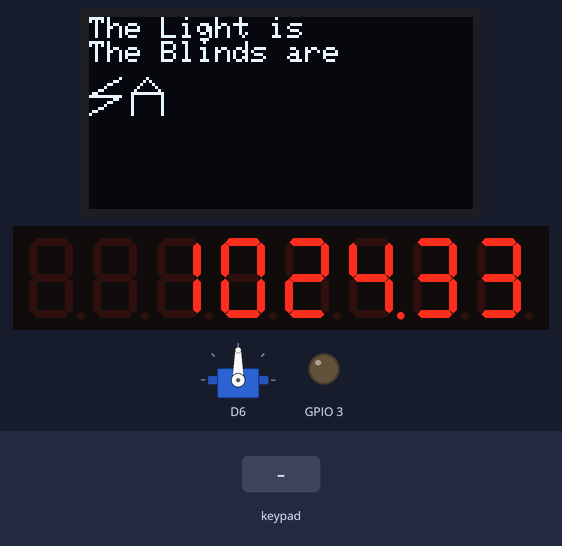
Bench run of a sketch on a simulated ESP8266 (Wemos D1 mini). On the bench: servo, 128×64 one-colour display, 8-digit seven-segment display, output pins drawn as LEDs (lit = HIGH). Inputs (shaded band) come from the test bench. The display library's start-up logo is not drawn; the local clock reads 2024-03-15 10:24:30 at power-on unless the sketch sets it; what the sketch prints to the serial monitor is not drawn.

Above: at 3.2 s.
3.3 s: keypad keys 1 2 pressed 0.4 s apart
At 4.6 s:
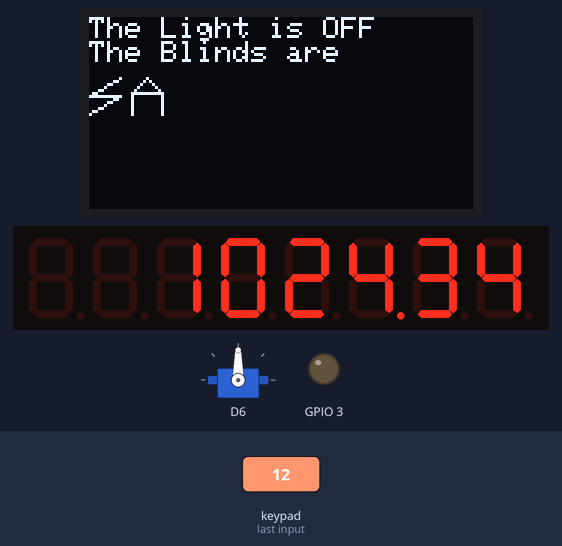
5.6 s: key '3' pressed
At 6.7 s:
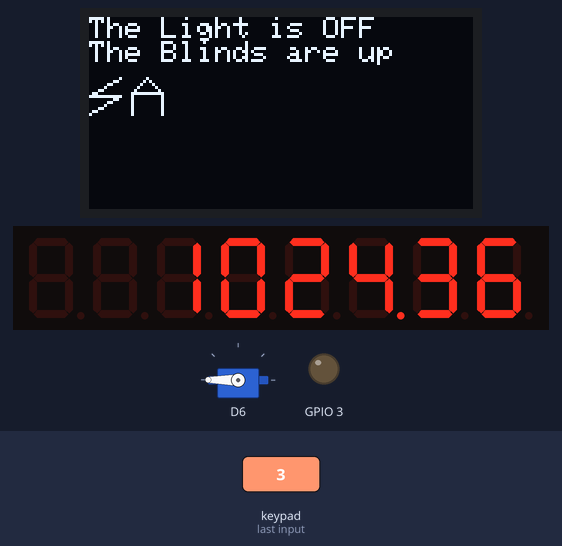
8.6 s: key '1' pressed
At 9.5 s:
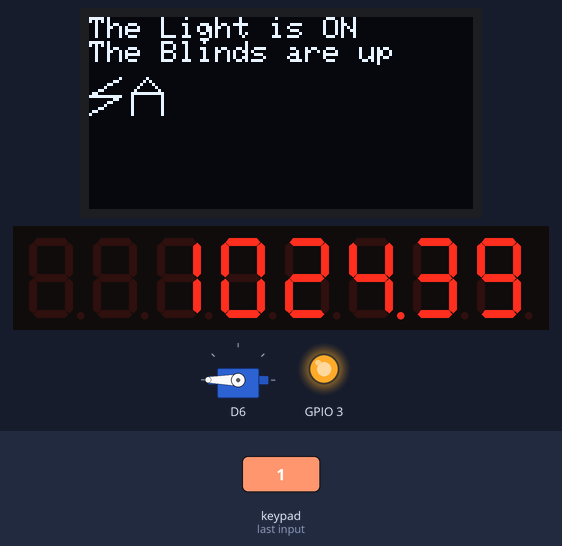
11.6 s: key '4' pressed
At 13.8 s:
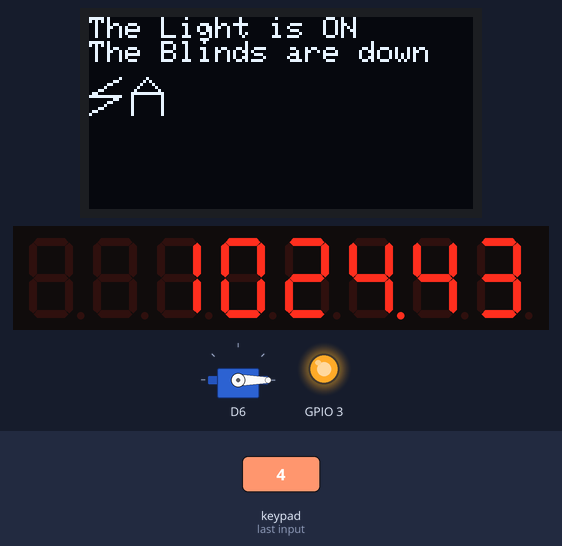
14.6 s: keypad keys 2 5 pressed 0.4 s apart
At 15.8 s:
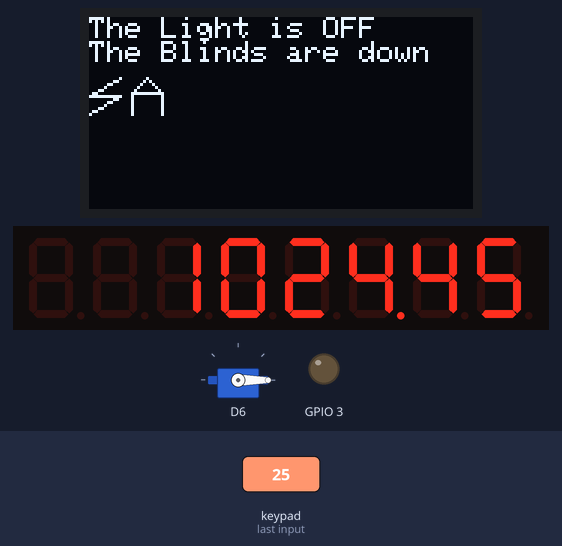
18.4 s: keypad keys 1 2 pressed 0.4 s apart
At 20.8 s:
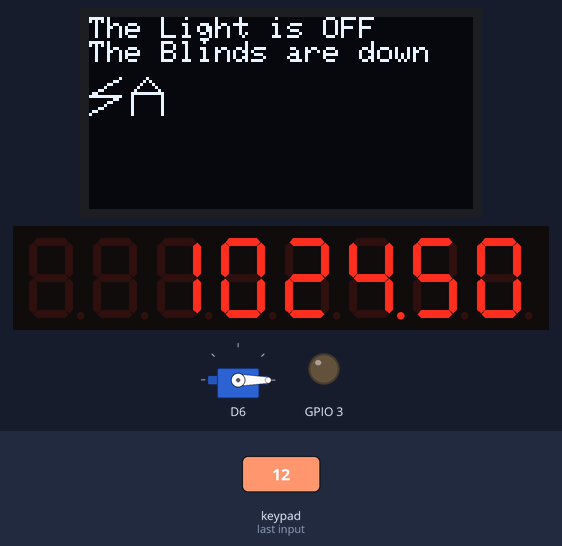
Timing chart, 0 to 21.7 s (numbered marks = the images above; inputs shaded):
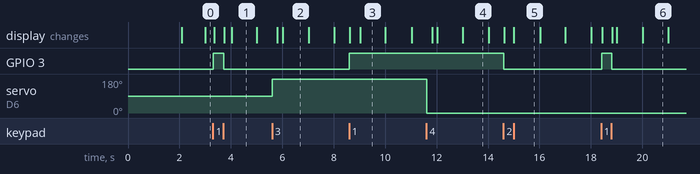

Measured:
- after the input at 3.3 s, GPIO 3: LOW → HIGH at once, → LOW 0.39 s later; the display: first changes after 0.05 s (image 1 shows a later state)
- after the input at 5.6 s, servo on D6: 90° → 180° at once; the display: first changes after 0.21 s (image 2 shows a later state)
- after the input at 8.6 s, GPIO 3: LOW → HIGH at once; the display: first changes at once (image 3 shows a later state)
- after the input at 11.6 s, servo on D6: 180° → 0° at once; the display: first changes after 0.22 s (image 4 shows a later state)
- after the input at 14.6 s, GPIO 3: HIGH → LOW at once; the display: first changes at once (image 5 shows a later state)
- after the input at 18.4 s, GPIO 3: LOW → HIGH at once, → LOW 0.39 s later; the display: first changes at once (image 6 shows a later state)
- what the display in image 1 shows lasts 1.0 s, from 4.0 s to 5.0 s

The sketch:

SmartHomeFinal.ino
```cpp
//sHome by Nick Potiriadis

//Blinds Initialization
#include <Servo.h>
Servo myservo;
//Blinds Initialization

//OLED screen initialization
#include <Streaming.h>
#include <iomanip>
// -- OLED -------
#include <Adafruit_GFX.h>
#include <Adafruit_SSD1306.h>
// OLED i2c
#define OLED_RESET -1
#define SDA D4; // Used by the default Wire constructor
// (called from Adafruit_SSD1306 default constructor)
#define SCL D3; // Need to overide defaults for
// **** original Wemos D1 board *****
#define OLED_SCREEN_I2C_ADDRESS 0x3C
Adafruit_SSD1306 display(OLED_RESET);
//OLED screen initialization

//Clock and button initialization
#include <DS1302.h>
#include <TM1638.h>
#define DS1302_SCLK_PIN D10 // Arduino pin for the Serial Clock
#define DS1302_IO_PIN D2 // Arduino pin for the Data I/O
#define DS1302_CE_PIN D4 // Arduino pin for the Chip Enable AKA rst
DS1302 rtc(DS1302_CE_PIN, DS1302_IO_PIN, DS1302_SCLK_PIN );
#define TM1638_DIO D11
#define TM1638_CLK D6
#define TM1638_STB D5
TM1638 module(TM1638_DIO, TM1638_CLK, TM1638_STB);
//Clock and button initialization

//Variables
byte buttons;//button number that has been pressed is stored here
String light; //the status of the light is stiored here
String blind;//the status of the blinds is stored here
//variables

void setup() {
  myservo.attach(D12);  // attaches the servo to D12

  //Starts OLED
  Serial.begin(115200);
  Serial << endl << "Hello World" << endl;
  // -- OLED --------------
  display.begin(SSD1306_SWITCHCAPVCC, OLED_SCREEN_I2C_ADDRESS);
  display.display();
  delay(2000);
  display.clearDisplay();
  display.setCursor(0, 0);
  display.setTextSize(1);
  display.setTextColor(WHITE);
  //starts OLED

  //sets port for led (ceiling light)
  pinMode (D9, OUTPUT);
  //sets port for led (ceiling light)

  //sets up clock display
  module.setupDisplay(true, 2); // active, brightness = 1
  //sets up clock display
}
void loop() {

  //draws s
  display.drawLine(0, 26, 10, 26, WHITE); //middle line
  display.drawLine(10, 20, 0, 26, WHITE); //first line
  display.drawLine(0, 32, 10, 26, WHITE); //second line
  //draws s

  //draws house
  display.drawLine(14, 32, 14, 25, WHITE); //base of house
  display.drawLine(24, 32, 24, 25, WHITE); //base of house
  display.drawLine(14, 25, 24, 25, WHITE); //base of house
  display.drawLine(14, 25, 19, 20, WHITE); //triangle
  display.drawLine(24, 25, 19, 20, WHITE); //triangle
  //draws house

  //prints out the statuses of the home equipment
  display.setCursor(0, 0);
  display << "The Light is " << light << endl;
  display << "The Blinds are " << blind << endl;
  //prints out the statuses of the home equipment

  display.display();


  //takes in which button was pressed and stores it in the buttons int variable
  buttons = module.getButtons(); // read which buttons are pressed
  //takes in which button was pressed and stores it in the buttons int variable


  //shows the time on the LEDs
  Time t = rtc.time();
  unsigned long a = (t.hr * (long)10000) + (t.min * (long)100) + t.sec;
  module.setDisplayToDecNumber( a, 4, false);
  //shows the time on the LEDs

  //if the button that was pressed was the first one, then the light will turn on and its status in the string variable light will change to on
  if (buttons == 1)
  { digitalWrite(D9, HIGH);
    light = "ON";
    display.clearDisplay();
  }
  //if the button that was pressed was the first one, then the light will turn on and its status in the string variable light will change to on

  //if the button that was pressed was the second one, then the light will turn off and its status in the string variable light will change to off
  if (buttons == 2)
  {
    digitalWrite(D9, LOW);
    light = "OFF";
    display.clearDisplay();
  }
  //if the button that was pressed was the second one, then the light will turn off and its status in the string variable light will change to off


  //if the button that was pressed was the third one, then the blinds will go up and its status in the string variable blind will change to up
  if (buttons == 4)
  {

    for (int cir = 0; cir <= 180; cir += 1) // goes from 0 degrees to 180 degrees
    { // in steps of 1 degree
      myservo.write(180);              // tell servo to go to position in variable 'pos'
      delay(1);                       // waits 15ms for the servo to reach the position
    }
    blind = "up";
    display.clearDisplay();
  }
  //if the button that was pressed was the third one, then the blinds will go up and its status in the string variable blind will change to up


  //if the button that was pressed was the fourth one, then the blinds will go down and its status in the string variable blind will change to down
  if (buttons == 8)
  {

    for (int cir = 180; cir >= 0; cir -= 1) // goes from 180 degrees to 0 degrees
    {
      myservo.write(0);              // tell servo to go to position in variable 'pos'
      delay(1);                       // waits 15ms for the servo to reach the position
    }
    blind = "down";
    display.clearDisplay();
    //if the button that was pressed was the fourth one, then the blinds will go down and its status in the string variable blind will change to down

  }


}
```
